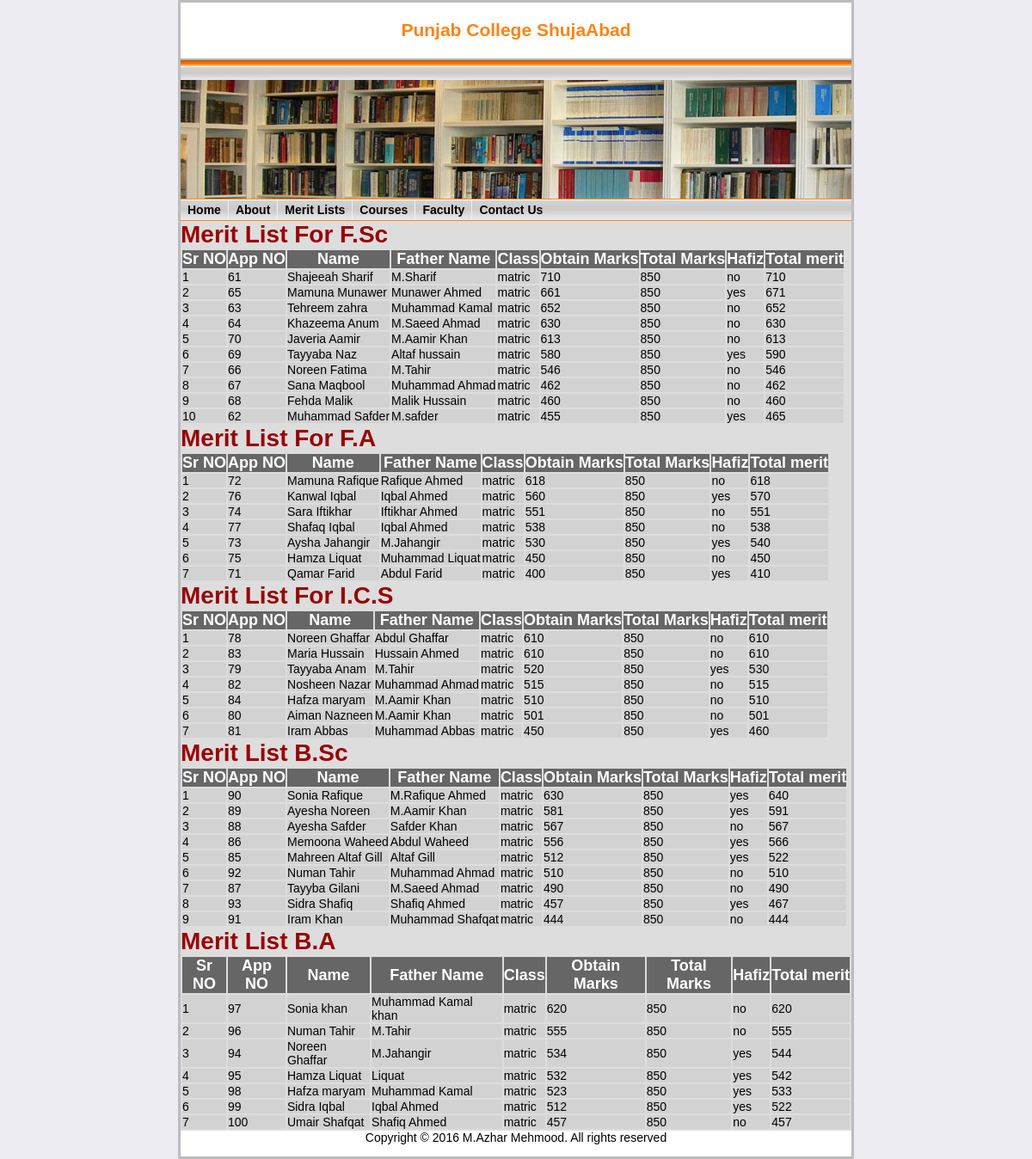
Page /merit.php on the committed database.
### tables this page shows
CREATE TABLE IF NOT EXISTS `academic` (
  `per_class` varchar(15) NOT NULL,
  `group` varchar(15) NOT NULL,
  `per_rollNO` int(11) NOT NULL,
  `obtain_marks` int(11) NOT NULL,
  `total_marks` int(11) NOT NULL,
  `board` varchar(20) NOT NULL,
  `grade` varchar(10) NOT NULL,
  `year` int(11) NOT NULL,
  `regNO` varchar(20) NOT NULL,
  `std_id` int(11) NOT NULL,
  PRIMARY KEY (`regNO`)
);

CREATE TABLE IF NOT EXISTS `student` (
  `std_id` int(11) NOT NULL AUTO_INCREMENT,
  `std_name` varchar(25) NOT NULL,
  `std_fname` varchar(25) NOT NULL,
  `std_nic` varchar(15) NOT NULL,
  `std_dob` date NOT NULL,
  `std_email_Id` varchar(30) NOT NULL,
  `std_religion` varchar(15) NOT NULL,
  `domicile` varchar(15) NOT NULL,
  `std_nationality` varchar(15) NOT NULL,
  `phone_no` int(11) NOT NULL,
  `hafiz` varchar(5) NOT NULL,
  `prog_id` varchar(10) NOT NULL,
  `comb_id` varchar(10) NOT NULL,
  `address` varchar(35) NOT NULL,
  `status` tinyint(1) NOT NULL,
  PRIMARY KEY (`std_id`)
);

### merit.php (the view, shortened to what this page needs)
<?php require_once('includes/header.php'); ?>
<?php require_once('includes/nav.php');?>
<div id="content">
	<h1>Merit List For F.Sc</h1>
	<table>
		<tr bgcolor="#666666">
        	<th>Sr NO </th>
			<th>App NO </th>
			<th>Name</th>
			<th>Father Name</th>
			<th>Class</th>
            <th>Obtain Marks</th>
            <th>Total Marks</th>
            <th>Hafiz</th>
            <th>Total merit</th>
		</tr>
       		<?php
					$sr='0';
					$meritList="SELECT *
								FROM academic a, student s
								WHERE per_class = 'matric'
								AND a.std_id = s.std_id
								AND (prog_id='p1')
								ORDER BY (
								obtain_marks
								) DESC";
								$result=mysql_query($meritList);
							while($row=mysql_fetch_array($result))
								{
										++$sr;
							echo"<tr bgcolor='#d2d2d2'>";
										echo"<td>".$sr."</td>";
										echo"<td>".$row['std_id']."</td>";
										echo"<td>".$row['std_name']."</td>";
										echo"<td>".$row['std_fname']."</td>";
										echo"<td>".$row['per_class']."</td>";
										echo"<td>".$row['obtain_marks']."</td>";
											$obtainMarks=$row['obtain_marks'];
										echo"<td>".$row['total_marks']."</td>";
										echo"<td>".$row['hafiz']."</td>";
											$hafiz=$row['hafiz'];
												if($hafiz=='yes')
													{
														$obtainMarks+=10;
													}
										echo"<td>".$obtainMarks."</td>";
								echo"</tr>";
								}
			?>
	</table>
	<h1>Merit List For F.A</h1>
	<table>
		<tr bgcolor="#666666">
        	<th>Sr NO </th>
			<th>App NO </th>
			<th>Name</th>
			<th>Father Name</th>
			<th>Class</th>
            <th>Obtain Marks</th>
            <th>Total Marks</th>
            <th>Hafiz</th>
            <th>Total merit</th>
		</tr>
       		<?php
					$sr='0';
					$meritList="SELECT *
								FROM academic a, student s
								WHERE per_class = 'matric'
								AND a.std_id = s.std_id
								AND ( prog_id='p2')
								ORDER BY (
								obtain_marks
								) DESC";
								$result=mysql_query($meritList);
							while($row=mysql_fetch_array($result))
								{
										++$sr;
							echo"<tr bgcolor='#d2d2d2'>";
										echo"<td>".$sr."</td>";
										echo"<td>".$row['std_id']."</td>";
										echo"<td>".$row['std_name']."</td>";
										echo"<td>".$row['std_fname']."</td>";
										echo"<td>".$row['per_class']."</td>";
										echo"<td>".$row['obtain_marks']."</td>";
											$obtainMarks=$row['obtain_marks'];
										echo"<td>".$row['total_marks']."</td>";
										echo"<td>".$row['hafiz']."</td>";
											$hafiz=$row['hafiz'];
												if($hafiz=='yes')
													{
														$obtainMarks+=10;
													}
										echo"<td>".$obtainMarks."</td>";
								echo"</tr>";
								}
			?>
	</table>
	<h1>Merit List For I.C.S</h1>
	<table>
		<tr bgcolor="#666666">
        	<th>Sr NO </th>
			<th>App NO </th>
			<th>Name</th>
			<th>Father Name</th>
			<th>Class</th>
            <th>Obtain Marks</th>
            <th>Total Marks</th>
            <th>Hafiz</th>
            <th>Total merit</th>
		</tr>
       		<?php
					$sr='0';
					$meritList="SELECT *
								FROM academic a, student s
								WHERE per_class = 'matric'
								AND a.std_id = s.std_id
								AND ( prog_id='p3')
								ORDER BY (
								obtain_marks
								) DESC";
								$result=mysql_query($meritList);
							while($row=mysql_fetch_array($result))
								{
										++$sr;
							echo"<tr bgcolor='#d2d2d2'>";
										echo"<td>".$sr."</td>";
										echo"<td>".$row['std_id']."</td>";
										echo"<td>".$row['std_name']."</td>";
										echo"<td>".$row['std_fname']."</td>";
										echo"<td>".$row['per_class']."</td>";
										echo"<td>".$row['obtain_marks']."</td>";
											$obtainMarks=$row['obtain_marks'];
										echo"<td>".$row['total_marks']."</td>";
										echo"<td>".$row['hafiz']."</td>";
											$hafiz=$row['hafiz'];
												if($hafiz=='yes')
													{
														$obtainMarks+=10;
													}
										echo"<td>".$obtainMarks."</td>";
								echo"</tr>";
								}
			?>
	</table>
	<h1>Merit List B.Sc</h1>
	<table>
		<tr bgcolor="#666666">
        	<th>Sr NO </th>
			<th>App NO </th>
			<th>Name</th>
			<th>Father Name</th>
			<th>Class</th>
            <th>Obtain Marks</th>
            <th>Total Marks</th>
            <th>Hafiz</th>
            <th>Total merit</th>
		</tr>
       		<?php
					$sr='0';
					$meritList="SELECT *
								FROM academic a, student s
								WHERE per_class = 'matric'
								AND a.std_id = s.std_id
								AND (prog_id='p4')
								ORDER BY (
								obtain_marks
								) DESC";
								$result=mysql_query($meritList);
							while($row=mysql_fetch_array($result))
								{
										++$sr;
							echo"<tr bgcolor='#d2d2d2'>";
										echo"<td>".$sr."</td>";
										echo"<td>".$row['std_id']."</td>";
										echo"<td>".$row['std_name']."</td>";
										echo"<td>".$row['std_fname']."</td>";
										echo"<td>".$row['per_class']."</td>";
										echo"<td>".$row['obtain_marks']."</td>";
											$obtainMarks=$row['obtain_marks'];
										echo"<td>".$row['total_marks']."</td>";
										echo"<td>".$row['hafiz']."</td>";
											$hafiz=$row['hafiz'];
												if($hafiz=='yes')
													{
														$obtainMarks+=10;
													}
										echo"<td>".$obtainMarks."</td>";
								echo"</tr>";
								}
			?>
	</table>
	<h1>Merit List B.A</h1>
	<table>
		<tr bgcolor="#666666">
        	<th>Sr NO </th>
			<th>App NO </th>
			<th>Name</th>
			<th>Father Name</th>
			<th>Class</th>
            <th>Obtain Marks</th>
            <th>Total Marks</th>
            <th>Hafiz</th>
            <th>Total merit</th>
		</tr>
       		<?php
					$sr='0';
					$meritList="SELECT *
								FROM academic a, student s
								WHERE per_class = 'matric'
								AND a.std_id = s.std_id
								AND (prog_id='p5')
								ORDER BY (
								obtain_marks
								) DESC";
								$result=mysql_query($meritList);
							while($row=mysql_fetch_array($result))
								{
										++$sr;
							echo"<tr bgcolor='#d2d2d2'>";
										echo"<td>".$sr."</td>";
										echo"<td>".$row['std_id']."</td>";
										echo"<td>".$row['std_name']."</td>";
										echo"<td>".$row['std_fname']."</td>";
										echo"<td>".$row['per_class']."</td>";
										echo"<td>".$row['obtain_marks']."</td>";
											$obtainMarks=$row['obtain_marks'];
										echo"<td>".$row['total_marks']."</td>";
										echo"<td>".$row['hafiz']."</td>";
											$hafiz=$row['hafiz'];
												if($hafiz=='yes')
													{
														$obtainMarks+=10;
													}
										echo"<td>".$obtainMarks."</td>";
								echo"</tr>";
								}
			?>
	</table>
</div>
<?php require_once('includes/footer.php'); ?>

### style1.css (style rules this page uses)
* { margin:0px; padding:0px; }
body { background:#ECECF2; font: 14px Helvetica, Sans-Serif; }
#content { width:780px; background:#ddd; margin:auto; clear:both; }
#content h1,h2,h3,h5,h6 { color:#990000; }
#content table td { color:#000; }
#content table th { font-size:18px; color:#FFFFFF; }

### includes/header.php (style rules this page uses)
body { font-family:arial }

### rows in the picture
academic: std.std_id "61", std.std_name "Shajeeah Sharif", std.std_fname "M.Sharif", per_class "matric", obtain_marks "710", total_marks "850", std.hafiz "no"
academic: std.std_id "65", std.std_name "Mamuna Munawer", std.std_fname "Munawer Ahmed", per_class "matric", obtain_marks "661", total_marks "850", std.hafiz "yes", obtainMarks "671"
academic: std.std_id "63", std.std_name "Tehreem zahra", std.std_fname "Muhammad Kamal", per_class "matric", obtain_marks "652", total_marks "850", std.hafiz "no"
academic: std.std_id "64", std.std_name "Khazeema Anum", std.std_fname "M.Saeed Ahmad", per_class "matric", obtain_marks "630", total_marks "850", std.hafiz "no"
academic: std.std_id "70", std.std_name "Javeria Aamir", std.std_fname "M.Aamir Khan", per_class "matric", obtain_marks "613", total_marks "850", std.hafiz "no"
academic: std.std_id "69", std.std_name "Tayyaba Naz", std.std_fname "Altaf hussain", per_class "matric", obtain_marks "580", total_marks "850", std.hafiz "yes", obtainMarks "590"
academic: std.std_id "66", std.std_name "Noreen Fatima", std.std_fname "M.Tahir", per_class "matric", obtain_marks "546", total_marks "850", std.hafiz "no"
academic: std.std_id "67", std.std_name "Sana Maqbool", std.std_fname "Muhammad Ahmad", per_class "matric", obtain_marks "462", total_marks "850", std.hafiz "no"
academic: std.std_id "68", std.std_name "Fehda Malik", std.std_fname "Malik Hussain", per_class "matric", obtain_marks "460", total_marks "850", std.hafiz "no"
academic: std.std_id "62", std.std_name "Muhammad Safder", std.std_fname "M.safder", per_class "matric", obtain_marks "455", total_marks "850", std.hafiz "yes", obtainMarks "465"
academic: std.std_id "72", std.std_name "Mamuna Rafique", std.std_fname "Rafique Ahmed", per_class "matric", obtain_marks "618", total_marks "850", std.hafiz "no"
academic: std.std_id "76", std.std_name "Kanwal Iqbal", std.std_fname "Iqbal Ahmed", per_class "matric", obtain_marks "560", total_marks "850", std.hafiz "yes", obtainMarks "570"
academic: std.std_id "74", std.std_name "Sara Iftikhar", std.std_fname "Iftikhar Ahmed", per_class "matric", obtain_marks "551", total_marks "850", std.hafiz "no"
academic: std.std_id "77", std.std_name "Shafaq Iqbal", std.std_fname "Iqbal Ahmed", per_class "matric", obtain_marks "538", total_marks "850", std.hafiz "no"
academic: std.std_id "73", std.std_name "Aysha Jahangir", std.std_fname "M.Jahangir", per_class "matric", obtain_marks "530", total_marks "850", std.hafiz "yes", obtainMarks "540"
academic: std.std_id "75", std.std_name "Hamza Liquat", std.std_fname "Muhammad Liquat", per_class "matric", obtain_marks "450", total_marks "850", std.hafiz "no"
academic: std.std_id "71", std.std_name "Qamar Farid", std.std_fname "Abdul Farid", per_class "matric", obtain_marks "400", total_marks "850", std.hafiz "yes", obtainMarks "410"
academic: std.std_id "78", std.std_name "Noreen Ghaffar", std.std_fname "Abdul Ghaffar", per_class "matric", obtain_marks "610", total_marks "850", std.hafiz "no"
academic: std.std_id "83", std.std_name "Maria Hussain", std.std_fname "Hussain Ahmed", per_class "matric", obtain_marks "610", total_marks "850", std.hafiz "no"
academic: std.std_id "79", std.std_name "Tayyaba Anam", std.std_fname "M.Tahir", per_class "matric", obtain_marks "520", total_marks "850", std.hafiz "yes", obtainMarks "530"
academic: std.std_id "82", std.std_name "Nosheen Nazar", std.std_fname "Muhammad Ahmad", per_class "matric", obtain_marks "515", total_marks "850", std.hafiz "no"
academic: std.std_id "84", std.std_name "Hafza maryam", std.std_fname "M.Aamir Khan", per_class "matric", obtain_marks "510", total_marks "850", std.hafiz "no"
academic: std.std_id "80", std.std_name "Aiman Nazneen", std.std_fname "M.Aamir Khan", per_class "matric", obtain_marks "501", total_marks "850", std.hafiz "no"
academic: std.std_id "81", std.std_name "Iram Abbas", std.std_fname "Muhammad Abbas", per_class "matric", obtain_marks "450", total_marks "850", std.hafiz "yes", obtainMarks "460"
academic: std.std_id "90", std.std_name "Sonia Rafique", std.std_fname "M.Rafique Ahmed", per_class "matric", obtain_marks "630", total_marks "850", std.hafiz "yes", obtainMarks "640"
academic: std.std_id "89", std.std_name "Ayesha Noreen", std.std_fname "M.Aamir Khan", per_class "matric", obtain_marks "581", total_marks "850", std.hafiz "yes", obtainMarks "591"
academic: std.std_id "88", std.std_name "Ayesha Safder", std.std_fname "Safder Khan", per_class "matric", obtain_marks "567", total_marks "850", std.hafiz "no"
academic: std.std_id "86", std.std_name "Memoona Waheed", std.std_fname "Abdul Waheed", per_class "matric", obtain_marks "556", total_marks "850", std.hafiz "yes", obtainMarks "566"
academic: std.std_id "85", std.std_name "Mahreen Altaf Gill", std.std_fname "Altaf Gill", per_class "matric", obtain_marks "512", total_marks "850", std.hafiz "yes", obtainMarks "522"
academic: std.std_id "92", std.std_name "Numan Tahir", std.std_fname "Muhammad Ahmad", per_class "matric", obtain_marks "510", total_marks "850", std.hafiz "no"
academic: std.std_id "87", std.std_name "Tayyba Gilani", std.std_fname "M.Saeed Ahmad", per_class "matric", obtain_marks "490", total_marks "850", std.hafiz "no"
academic: std.std_id "93", std.std_name "Sidra Shafiq", std.std_fname "Shafiq Ahmed", per_class "matric", obtain_marks "457", total_marks "850", std.hafiz "yes", obtainMarks "467"
academic: std.std_id "91", std.std_name "Iram Khan", std.std_fname "Muhammad Shafqat", per_class "matric", obtain_marks "444", total_marks "850", std.hafiz "no"
academic: std.std_id "97", std.std_name "Sonia khan", std.std_fname "Muhammad Kamal khan", per_class "matric", obtain_marks "620", total_marks "850", std.hafiz "no"
academic: std.std_id "96", std.std_name "Numan Tahir", std.std_fname "M.Tahir", per_class "matric", obtain_marks "555", total_marks "850", std.hafiz "no"
academic: std.std_id "94", std.std_name "Noreen Ghaffar", std.std_fname "M.Jahangir", per_class "matric", obtain_marks "534", total_marks "850", std.hafiz "yes", obtainMarks "544"
academic: std.std_id "95", std.std_name "Hamza Liquat", std.std_fname "Liquat", per_class "matric", obtain_marks "532", total_marks "850", std.hafiz "yes", obtainMarks "542"
academic: std.std_id "98", std.std_name "Hafza maryam", std.std_fname "Muhammad Kamal", per_class "matric", obtain_marks "523", total_marks "850", std.hafiz "yes", obtainMarks "533"
academic: std.std_id "99", std.std_name "Sidra Iqbal", std.std_fname "Iqbal Ahmed", per_class "matric", obtain_marks "512", total_marks "850", std.hafiz "yes", obtainMarks "522"
academic: std.std_id "100", std.std_name "Umair Shafqat", std.std_fname "Shafiq Ahmed", per_class "matric", obtain_marks "457", total_marks "850", std.hafiz "no"
